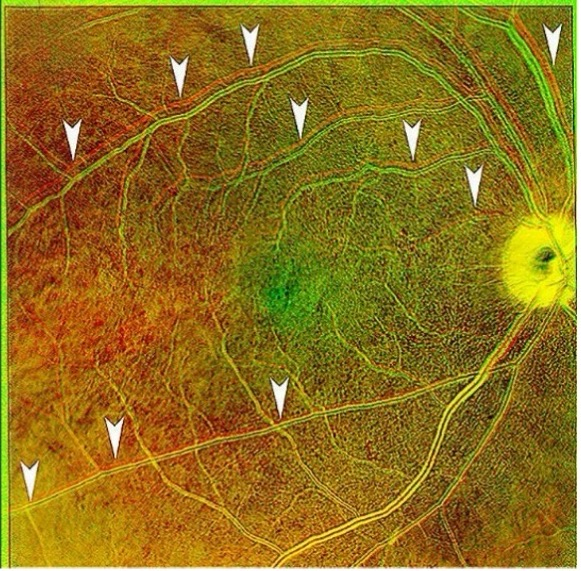
#> input picture Retinal Displacement.jpg, 581 x 571 px
$ python -i 'Optic Disc Detection Performance.py'   (imports and definitions only)
#> lines starting #> are read from the running program, lines starting #| are printed output that depends on the picture; after the words box and inside, x2 and y2 are one past the last pixel; in counts of white or black regions, pixels touching at a corner belong together
import os
import cv2
import numpy as np
import pandas as pd
import time
from tqdm import tqdm
from scipy.ndimage import median_filter
from skimage.measure import label, regionprops
from skimage import color
from datetime import datetime


class OpticDiscDetector:
    def __init__(self):
        pass

    def threshold_level(self, image):
        # Convert to uint8 and flatten
        image_uint8 = (image * 255).astype(np.uint8)
        hist = cv2.calcHist([image_uint8], [0], None, [256], [0, 256])
        hist = hist.flatten()
        bin_centers = np.arange(256)

        # Initialize
        cumulative_sum = np.cumsum(hist)
        t = np.zeros(100)  # Allocate array for thresholds

        # Initial threshold
        t[0] = np.sum(bin_centers * hist) / cumulative_sum[-1]
        t[0] = np.round(t[0])

        # Calculate mean below threshold and mean above threshold
        i = 0
        idx = int(t[i])

        if idx >= 256:
            idx = 255
        if idx <= 0:
            idx = 1

        cumulative_sum_below = np.sum(hist[:idx])
        if cumulative_sum_below > 0:
            mbt = np.sum(bin_centers[:idx] * hist[:idx]) / cumulative_sum_below
        else:
            mbt = 0

        cumulative_sum_above = np.sum(hist[idx:])
        if cumulative_sum_above > 0:
            mat = np.sum(bin_centers[idx:] * hist[idx:]) / cumulative_sum_above
        else:
            mat = 0

        # Next threshold
        i = 1
        t[i] = np.round((mat + mbt) / 2)

        # Iterate until convergence
        while abs(t[i] - t[i - 1]) >= 1 and i < 98:
            idx = int(t[i])
            if idx >= 256:
                idx = 255
            if idx <= 0:
                idx = 1

            cumulative_sum_below = np.sum(hist[:idx])
            if cumulative_sum_below > 0:
                mbt = np.sum(bin_centers[:idx] * hist[:idx]) / cumulative_sum_below
            else:
                mbt = 0

            cumulative_sum_above = np.sum(hist[idx:])
            if cumulative_sum_above > 0:
                mat = np.sum(bin_centers[idx:] * hist[idx:]) / cumulative_sum_above
            else:
                mat = 0

            i += 1
            t[i] = np.round((mat + mbt) / 2)

        threshold = t[i]
        level = threshold / 255.0

        return level

    def anisotropic_diffusion(self, img, niter=1, kappa=50, gamma=0.1):
        # Convert to float32 for numerical stability
        diffused = img.astype(np.float32)

        for _ in range(niter):
            # Compute finite differences (gradients) in the four directions
            gradN = np.roll(diffused, 1, axis=0) - diffused
            gradS = np.roll(diffused, -1, axis=0) - diffused
            gradE = np.roll(diffused, -1, axis=1) - diffused
            gradW = np.roll(diffused, 1, axis=1) - diffused

            # Perona–Malik conduction coefficients
            cN = np.exp(-(gradN / kappa) ** 2)
            cS = np.exp(-(gradS / kappa) ** 2)
            cE = np.exp(-(gradE / kappa) ** 2)
            cW = np.exp(-(gradW / kappa) ** 2)

            # Update the image by discrete PDE
            diffused += gamma * (
                    cN * gradN + cS * gradS +
                    cE * gradE + cW * gradW
            )

        return diffused

    def preprocess_image(self, image):
        # Downscale to 128x128
        resized = cv2.resize(image, (128, 128))

        # Convert to float in range [0,1]
        converted_image = resized.astype(np.float32) / np.max(resized)

        # Convert BGR to RGB for proper LAB conversion
        converted_image_rgb = cv2.cvtColor(converted_image, cv2.COLOR_BGR2RGB)

        # Convert to LAB color space
        lab_image = color.rgb2lab(converted_image_rgb)

        # Extract only the L channel
        gray_image = lab_image[:, :, 0]  # L-channel only

        # Normalize to [0,1]
        gray = (gray_image - np.min(gray_image)) / (np.max(gray_image) - np.min(gray_image))

        # Apply median filtering with 5x5 kernel
        median_filtered = median_filter(gray, size=5)

        # Calculate standard deviation
        sd = np.std(median_filtered)

        # Apply intensity transformation based on standard deviation (Gamma Correction)
        bias = 7.25
        transformed = np.power(median_filtered, 1 / (bias * sd))
        transformed = transformed / np.max(transformed)

        # Background subtraction
        # Estimate background using median filter with 15x15 kernel
        background = median_filter(transformed, size=15)
        subtracted = transformed - background

        # Median filter again with 7x7 kernel
        median_filtered_again = median_filter(subtracted, size=7)

        # Apply anisotropic diffusion
        diffused = self.anisotropic_diffusion(
            median_filtered_again,
            niter=2,
            kappa=30,
            gamma=0.1
        )

        return diffused

    def gravitational_edge_detection(self, img):
        # Get image dimensions
        height, width = img.shape

        # Initialize the edge map
        edge_map = np.zeros((height, width), dtype=np.float64)

        # For each pixel in the image
        for i in range(1, height - 1):
            for j in range(1, width - 1):
                # Get the 8-neighborhood of the pixel
                neighborhood = img[i - 1:i + 2, j - 1:j + 2]

                # Calculate average intensity in the neighborhood
                g_avg = np.mean(neighborhood)

                # Calculate standard deviation in the neighborhood
                sigma = np.std(neighborhood)

                # Calculate Gravitational Constant
                C = 1 / (1 + np.exp(sigma * (img[i, j] - g_avg)))

                # Initialize force components
                Fx = 0
                Fy = 0

                # For each neighbor in the 8-neighborhood
                for k in range(i - 1, i + 2):
                    for l in range(j - 1, j + 2):
                        # Skip the center pixel itself
                        if k == i and l == j:
                            continue

                        # Calculate vector magnitude
                        r_magnitude = np.sqrt((k - i) ** 2 + (l - j) ** 2)

                        # Calculate force components
                        f_x = C * img[k, l] * (k - i) / (r_magnitude ** 3)
                        f_y = C * img[k, l] * (l - j) / (r_magnitude ** 3)

                        # Add to the total force components
                        Fx += f_x
                        Fy += f_y

                # Calculate the size of the force
                F_magnitude = np.sqrt(Fx ** 2 + Fy ** 2)

                # Assign the magnitude to the edge map
                edge_map[i, j] = F_magnitude

        # Normalize the edge map to [0, 255]
        edge_map = (edge_map - np.min(edge_map)) / (np.max(edge_map) - np.min(edge_map)) * 255

        return edge_map.astype(np.uint8)

    def post_process_edge_map(self, edge_map):
        # Get image dimensions
        height, width = edge_map.shape
        center_y, center_x = height // 2, width // 2

        # Create a mask for filtering
        mask = np.ones_like(edge_map, dtype=bool)

        # Remove pixels outside a radius of 52 pixels from the center
        for i in range(height):
            for j in range(width):
                if (i - center_y) ** 2 + (j - center_x) ** 2 > 52 ** 2:
                    mask[i, j] = False

        # Remove pixels inside a radius of 6 pixels from the center
        for i in range(height):
            for j in range(width):
                if (i - center_y) ** 2 + (j - center_x) ** 2 < 6 ** 2:
                    mask[i, j] = False

        # Remove rectangular regions from top and bottom (30 pixels height)
        pixel_rect = 30
        mask[:pixel_rect, :] = False
        mask[-pixel_rect:, :] = False

        # Remove a vertical strip of 5 pixels width from the center
        mask[:, center_x - 2:center_x + 3] = False

        # Apply the mask to the edge map
        filtered_edge_map = edge_map.copy()
        filtered_edge_map[~mask] = 0

        # Thresholding
        threshold_bias = 0.05
        level = self.threshold_level(filtered_edge_map / 255.0)
        binary_edge_map = (filtered_edge_map > (level + threshold_bias) * 255).astype(np.uint8) * 255

        return binary_edge_map

    def candidate_selection(self, binary_edge_map):
        D = 15.7  # Predetermined threshold

        # Label connected components
        labeled = label(binary_edge_map)

        # Get properties of the labeled regions
        regions = regionprops(labeled)

        # Sort regions by area (largest first)
        regions.sort(key=lambda x: x.area, reverse=True)

        # Iterate through regions to find the candidate
        candidate_found = False
        selected_region_idx = -1
        optic_disc_location = None

        for i, region in enumerate(regions):
            # Get coordinates of the pixels in the region
            coords = region.coords

            # Calculate centroid
            centroid = region.centroid

            # Calculate Euclidean distance from centroid to each pixel in the region
            total_distance = 0
            for coord in coords:
                distance = np.sqrt((coord[0] - centroid[0]) ** 2 + (coord[1] - centroid[1]) ** 2)
                total_distance += distance

            # Average distance of region pixels from its centroid
            mean_distance = total_distance / len(coords)

            # If mean distance is less than a threshold, select this region
            if mean_distance < D:
                candidate_found = True
                optic_disc_location = (int(centroid[1]), int(centroid[0]))
                break

        # If no suitable region is found, return the centroid of the largest region
        if not candidate_found and regions:
            centroid = regions[0].centroid
            optic_disc_location = (int(centroid[1]), int(centroid[0]))
        elif not regions:
            optic_disc_location = (64, 64)  # Center of the image

        return optic_disc_location

    def detect_optic_disc(self, image_path):
        # Start timing
#> called with image_path = 'Retinal Displacement.jpg'
        start_time = time.time()

        # Load the image
        image = cv2.imread(image_path)
#> image is the input picture: shape (571, 581, 3); mean B, G, R 28.7, 111.9, 141.6

        if image is None:
            print(f"Failed to read image: {image_path}")
            return None, 0

        original_height, original_width = image.shape[:2]
#> original_height = 571; original_width = 581

        # Preprocess the image
        preprocessed = self.preprocess_image(image)
#> in preprocess_image, `lab_image = color.rgb2lab(converted_image_rgb)`: lab_image: shape (128, 128, 3) float32; mean of channels 0, 1, 2 48.9, 3.9, 46.8
#> in preprocess_image, `median_filtered = median_filter(gray, size=5)`:
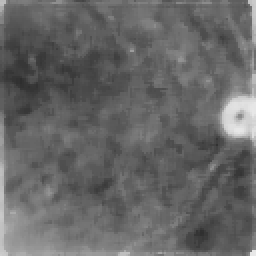
#> median_filtered: shape (128, 128) float32 (shown 2 times larger); min 0.182, max 0.911, mean 0.402
#> in preprocess_image, `sd = np.std(median_filtered)`: sd = 0.104
#> in preprocess_image, `median_filtered_again = median_filter(subtracted, size=7)`:
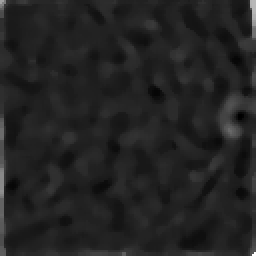
#> median_filtered_again: shape (128, 128) float32 (shown 2 times larger); min -0.0956, max 0.633, mean 0.00449; drawn with min black and max white
#> the loop in anisotropic_diffusion, `for _ in range(niter):` made 2 passes
#> pass 1, in anisotropic_diffusion, `gradN = np.roll(diffused, 1, axis=0) - diffused`:
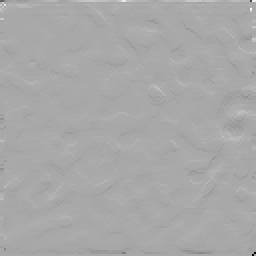
#> gradN: shape (128, 128) float32 (shown 2 times larger); min -0.482, max 0.246, mean -8.73e-11; drawn with min black and max white
#> pass 1, in anisotropic_diffusion, `gradW = np.roll(diffused, 1, axis=1) - diffused`:
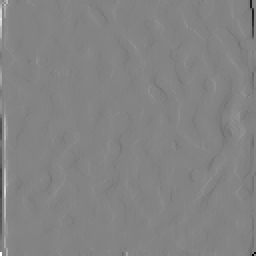
#> gradW: shape (128, 128) float32 (shown 2 times larger); min -0.49, max 0.458, mean -9.09e-13; drawn with min black and max white

        # Apply gravitational edge detection
        edge_map = self.gravitational_edge_detection(preprocessed)

        # Post-process the edge map
        binary_edge_map = self.post_process_edge_map(edge_map)
#> after the loop in post_process_edge_map, `for i in range(height):`:
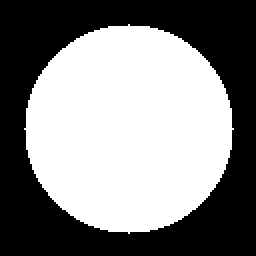
#> mask: shape (128, 128) bool (shown 2 times larger); 51.9% white; 1 black region, box (x1, y1, x2, y2) and area: (0, 0, 128, 128) 7887
#> after the loop in post_process_edge_map, `for i in range(height):`:
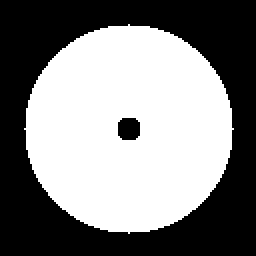
#> mask: shape (128, 128) bool (shown 2 times larger); 51.2% white; 2 black regions, box (x1, y1, x2, y2) and area: (0, 0, 128, 128) 7887, (59, 59, 70, 70) 109
#> in threshold_level, `hist = cv2.calcHist([image_uint8], [0], None, [256], [0, 256])`: hist = 256 values, max 10371 at index 0, min 0 at index 52, mean 64
#> in threshold_level, `cumulative_sum = np.cumsum(hist)`: cumulative_sum = 256 values from 10371 to 16384
#> in threshold_level, `cumulative_sum_below = np.sum(hist[:idx])`: cumulative_sum_below = 11532
#> in threshold_level, `mbt = np.sum(bin_centers[:idx] * hist[:idx]) / cumulative_sum_below`: mbt = 0.213
#> in threshold_level, `cumulative_sum_above = np.sum(hist[idx:])`: cumulative_sum_above = 4852
#> in threshold_level, `mat = np.sum(bin_centers[idx:] * hist[idx:]) / cumulative_sum_above`: mat = 11.87
#> the loop in threshold_level, `while abs(t[i] - t[i - 1]) >= 1 and i < 98:` made 3 passes
#> (cumulative_sum_below, mbt, cumulative_sum_above, mat) on passes 1 to 3: (12428, 0.522, 3956, 13.54), (12842, 0.698, 3542, 14.43), (13264, 0.899, 3120, 15.43)
#> after the loop in threshold_level, `while abs(t[i] - t[i - 1]) >= 1 and i < 98:`: i = 4; t = 100 values, max 8 at index 3, min 0 at index 5, mean 0.33
#> in threshold_level, `threshold = t[i]`: threshold = 8
#> in threshold_level, `level = threshold / 255.0`: level = 0.0314
#> in post_process_edge_map, `binary_edge_map = (filtered_edge_map > (level + threshold_bias) * 255)..`: binary_edge_map: shape (128, 128); 3.6% white in thin lines or dots, all inside (x1, y1, x2, y2) = (13, 30, 117, 98)

        # Select the candidate optic disc location
        optic_disc_location_128 = self.candidate_selection(binary_edge_map)
#> in candidate_selection, `labeled = label(binary_edge_map)`:
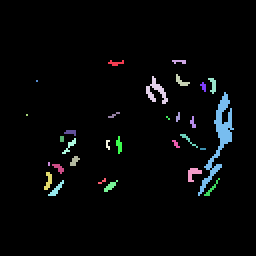
#> labeled: shape (128, 128) int64 (shown 2 times larger); 31 distinct labels, from 0 to 30; one colour per label, 0 black
#> in candidate_selection, `regions = regionprops(labeled)`: regions = 30 regions; largest, box (x1, y1, x2, y2) and area: (99, 46, 117, 98) 219, (73, 38, 84, 52) 59, (94, 84, 101, 91) 27, (24, 90, 32, 98) 22, (22, 86, 26, 95) 21
#> the loop in candidate_selection, `for i, region in enumerate(regions):` made 1 pass
#> (centroid, mean_distance, candidate_found, optic_disc_location) on pass 1: ((68.77, 109.3), 11.94, True, (109, 68))
#> optic_disc_location_128 = (109, 68)

        # Scale the location back to the original image dimensions
        optic_disc_location = (
            int(optic_disc_location_128[0] * original_width / 128),
            int(optic_disc_location_128[1] * original_height / 128)
        )
#> optic_disc_location = (494, 303)

        # End timing
        elapsed_time = time.time() - start_time

        return optic_disc_location, elapsed_time


class OpticDiscEvaluator:
    # [36 lines left out: functions __init__, load_stare_gt, load_hrf_gt, not called in this run]

    def calculate_distance(self, pred, gt):
        return np.sqrt((pred[0] - gt[0]) ** 2 + (pred[1] - gt[1]) ** 2)

    # [207 lines left out: functions evaluate_accuracy, save_results, main, not called in this run]


# [2 lines not run here, left out]

>>> result = OpticDiscDetector().detect_optic_disc('Retinal Displacement.jpg')
#> result = ((494, 303), 0.97)
